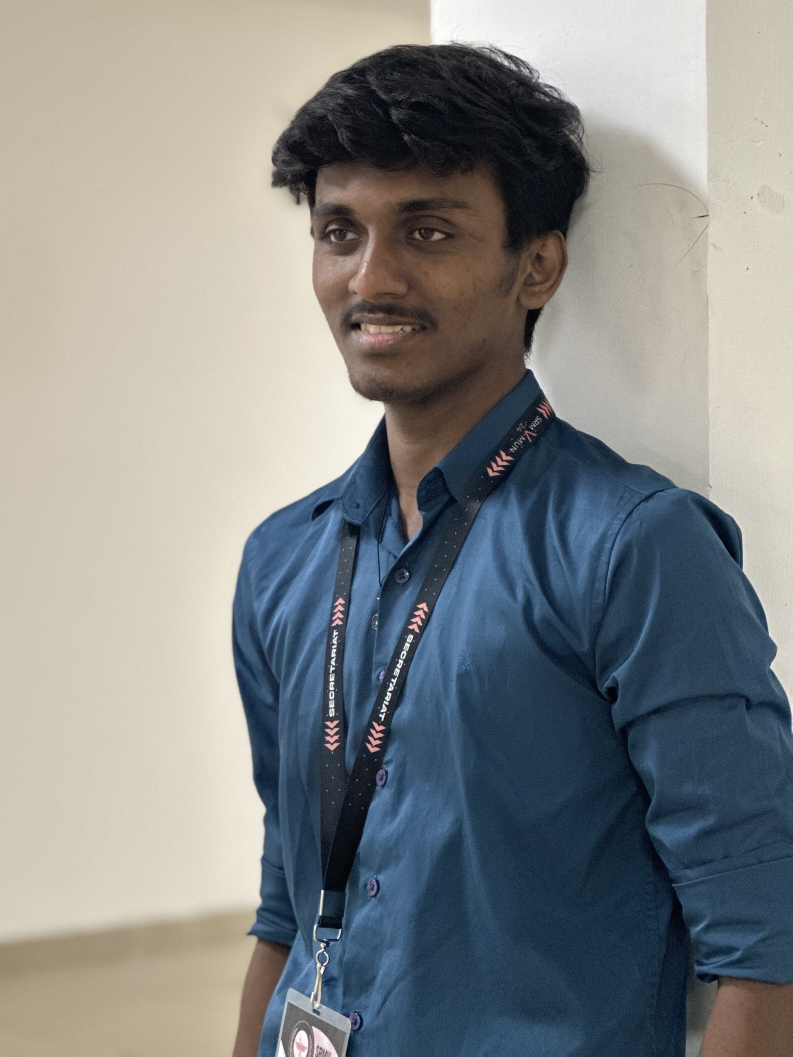
#> input picture IMG_2290.jpeg, 2377 x 3169 px (shown at 1/3 size)
$ python dither.py
#> lines starting #> are read from the running program, lines starting #| are printed output that depends on the picture; after the words box and inside, x2 and y2 are one past the last pixel; in counts of white or black regions, pixels touching at a corner belong together
import sys
from PIL import Image, ImageEnhance, ImageFilter, ImageOps
import numpy as np

def generate_svg(image_path, output_path):
    # Load image
#> called with image_path = 'IMG_2290.jpeg', output_path = 'dithered.svg'
    img = Image.open(image_path).convert('RGB')
#> img is the input picture: PIL image 2377x3169 RGB; mean R, G, B 132.4, 135.5, 135

    # 1. Crop to head and shoulders (assume center-top crop)
    w, h = img.size
#> w = 2377; h = 3169
    target_ratio = 300 / 340
    if w / h > target_ratio:
        # Image is wider
        new_w = int(h * target_ratio)
        left = (w - new_w) // 2
        img = img.crop((left, 0, left + new_w, h))
    else:
        # Image is taller
        new_h = int(w / target_ratio)
#> new_h = 2693
        top = 0 # keep head
        img = img.crop((0, top, w, top + new_h))
#> img: PIL image 2377x2693 RGB

    img = img.resize((300, 340), Image.Resampling.LANCZOS)
#> img: PIL image 300x340 RGB

    # 2. Segment background (simple thresholding based on corners)
    # The user's image might have a complex background, but we'll approximate
    # by making the edges darker using a vignette mask to blend into the black background
    mask = Image.new('L', (300, 340), 255)
#> mask: PIL image 300x340 L; every value is 255
    for y in range(340):
        for x in range(300):
            # Distance from center-ish (150, 150)
            dx = x - 150
            dy = y - 170
            d = (dx*dx/(150*150) + dy*dy/(170*170))**0.5
            if d > 0.8:
                mask.putpixel((x,y), int(max(0, 255 - (d-0.8)*500)))
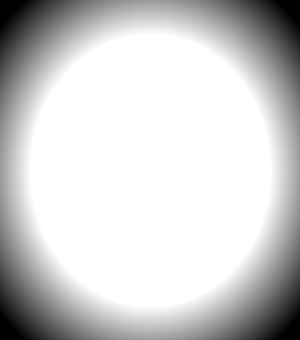
#> mask: PIL image 300x340 L; min 0, max 255, mean 205.3

    # 3. Contrast, Unsharp, Autocontrast
    img = ImageOps.autocontrast(img, cutoff=1)
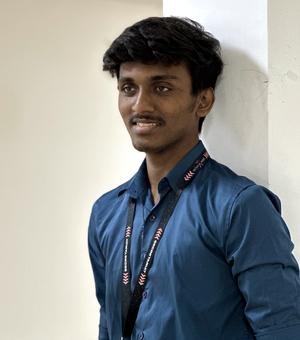
#> img: PIL image 300x340 RGB; mean R, G, B 142.6, 145.6, 144.9
    img = img.filter(ImageFilter.UnsharpMask(radius=3, percent=140))
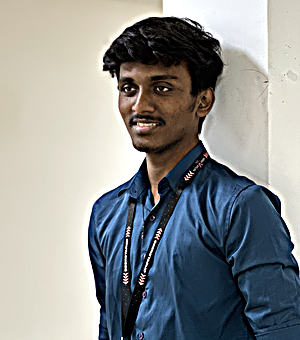
#> img: PIL image 300x340 RGB; mean R, G, B 142.8, 145.8, 145.2
    enhancer = ImageEnhance.Contrast(img)
    img = enhancer.enhance(1.3)
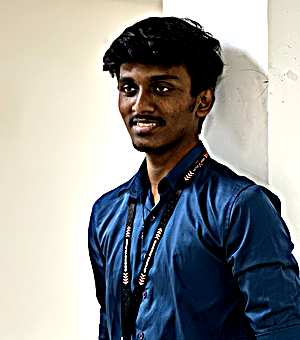
#> img: PIL image 300x340 RGB; mean R, G, B 144.7, 147.2, 146.5

    # 4. Convert to grayscale and apply mask
    gray = img.convert('L')
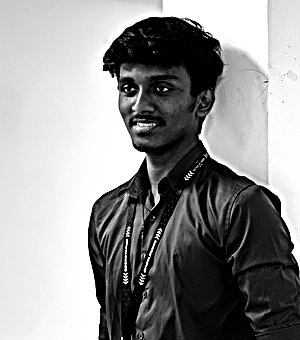
#> gray: PIL image 300x340 L; min 0, max 255, mean 146.4
    gray = Image.composite(gray, Image.new('L', gray.size, 0), mask)
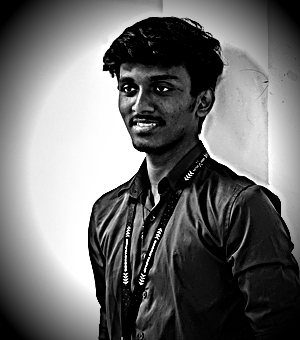
#> gray: PIL image 300x340 L; min 0, max 255, mean 111.2

    # 5. Floyd-Steinberg Dither
    dithered = gray.convert('1')
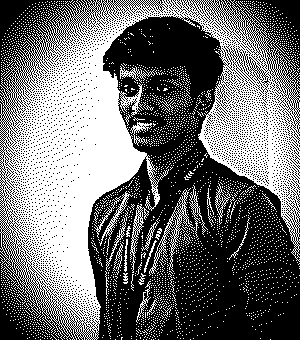
#> dithered: PIL image 300x340 1; 43.6% white; 2907 white regions (2876 under 20 px), largest, box (x1, y1, x2, y2) and area: (0, 0, 300, 340) 37557, (149, 189, 195, 276) 557, (130, 204, 149, 273) 265

    # 6. Generate SVG path
    # We want Red dots on the BRIGHT areas to avoid the negative look
    # In a '1' mode image, 255 is white (bright), 0 is black (dark)
    pixels = np.array(dithered)

    path_data = []
    # Serpentine iteration
    for y in range(340):
        row = range(300) if y % 2 == 0 else range(299, -1, -1)
        start_x = None
        for x in row:
            if pixels[y, x]: # True/Bright pixel -> Draw Red Dot
                if start_x is None:
                    start_x = x
            else:
                if start_x is not None:
                    # End of a run
                    if start_x <= x:
                        path_data.append(f"M{start_x},{y}h{x - start_x}")
                    else:
                        path_data.append(f"M{x+1},{y}h{start_x - x}")
                    start_x = None
        if start_x is not None:
            if y % 2 == 0:
                path_data.append(f"M{start_x},{y}h{300 - start_x}")
            else:
                path_data.append(f"M{0},{y}h{start_x + 1}")

    path_str = " ".join(path_data)

    svg = f'''<svg xmlns="http://www.w3.org/2000/svg" viewBox="0 0 300 340" width="100%" height="100%">
    <rect width="100%" height="100%" fill="#0d1117"/>
    <path d="{path_str}" stroke="#ff0000" stroke-width="1" shape-rendering="crispEdges"/>
</svg>'''

    with open(output_path, 'w') as f:
        f.write(svg)

generate_svg('IMG_2290.jpeg', 'dithered.svg')
